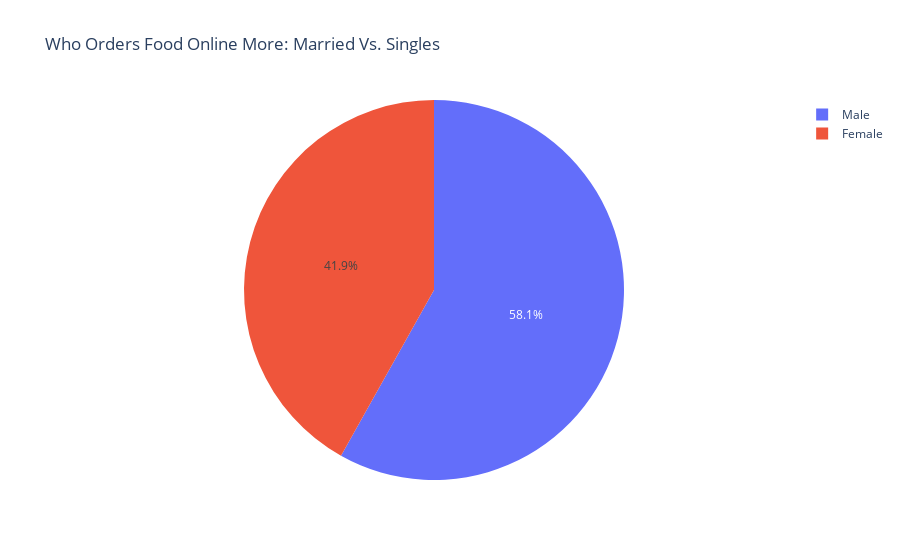

The cell this chart's notebook holds for it:
### Code cell
gender = buying_again["Gender"].value_counts()
label = gender.index
counts = gender.values
fig = go.Figure(data=[go.Pie(labels=label, values=counts)])
fig.update_layout(title_text='Who Orders Food Online More: Married Vs. Singles')
fig.show()

### Figure 1 — Plotly figure (JSON) as saved in the notebook; plotly's stock layout.template omitted (floating-point values rounded to 4 significant figures)
{"data": [{"labels": ["Male", "Female"], "type": "pie", "values": [175, 126]}], "layout": {"title": {"text": "Who Orders Food Online More: Married Vs. Singles"}}}
